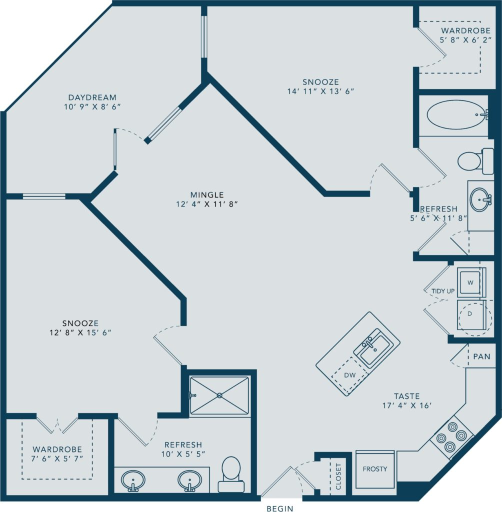
#> input picture floorplans/floorplan1.jpg, 1004 x 1024 px, found by its file name (shown at 1/2 size)
$ python magneticfieldcalc.py   (older library calls are emulated)
#> lines starting #> are read from the running program, lines starting #| are printed output that depends on the picture; long printed decimals are rounded
from tkinter import *
from PIL import ImageTk,Image
import numpy as np
import matplotlib.pyplot as plt
import pandas
import os
import csv
import magpylib as mgpy
from magpylib.source.magnet import Box,Cylinder
from magpylib import Collection, displaySystem

muo = np.pi*4e-7

defaultwidth = 1000
estimatedwidth = 10.31
estimatedlength = 10.6
acceptablemag = 0.1e-6 # microTeslas

def FieldfromCurrentRadius(current, radius):
    b = (muo*current)/(2*np.pi*radius)
    return b

def RadiusfromCurrentAndField(current, b):
    radius = (muo*current)/(2*np.pi*b)
    return radius

def CurrentfromRadiusAndField(radius, field):
    current = (2*np.pi*field*radius)/(muo)
    return current

imagedir = "/Users/niko/Documents/emfvisualizer/floorplans/floorplan1.jpg"
imagepil = Image.open(imagedir)
#> imagepil is the input picture: PIL image 1004x1024 RGB; mean R, G, B 200.7, 209.9, 214.7
heighttowidth = imagepil.height/imagepil.width
#> heighttowidth = 1.02
imagepil = imagepil.resize((defaultwidth, int(defaultwidth*heighttowidth)), Image.ANTIALIAS)
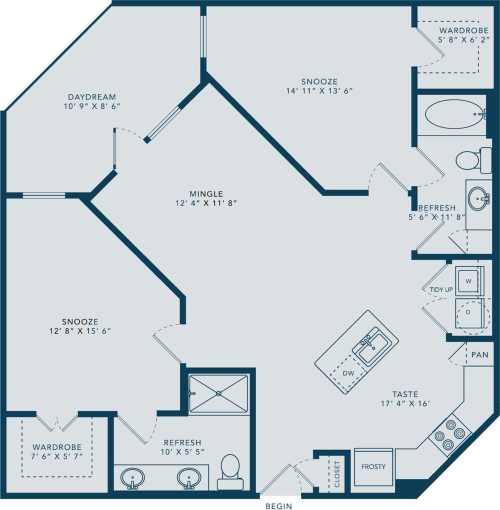
#> imagepil: PIL image 1000x1019 RGB (shown at 1/2 size); mean R, G, B 200.7, 209.8, 214.7
# [5 lines of commented-out code are left out]
imagew = imagepil.width
#> imagew = 1000
imageh = imagepil.height
#> imageh = 1019
pixelspercm = ((imagew/(estimatedwidth*100)) + (imageh/(estimatedlength*100)))/2
#> pixelspercm = 0.966
print('pixelspercm = ' + str(pixelspercm))
#| pixelspercm = 0.9656


#> (the run stopped early here; a loop or call above may not have finished)

$ run again, with floorplans/floorplan2.jpg copied over floorplans/floorplan1.jpg
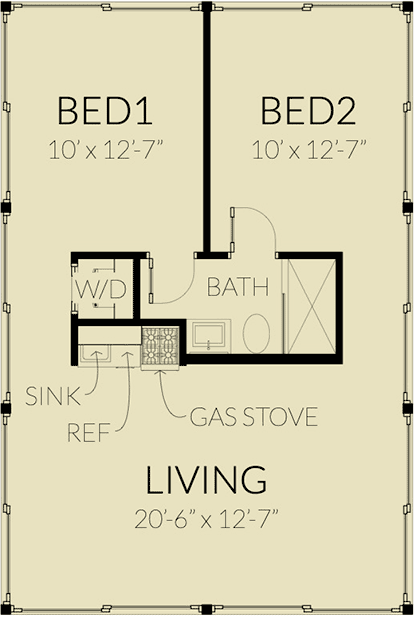
#> input picture floorplans/floorplan2.jpg, 828 x 1234 px, found by its file name (shown at 1/2 size)
#> imagepil is the input picture: PIL image 828x1234 RGBA; mean R, G, B, A 217.8, 212.2, 180.5, 255
#> `imagepil = imagepil.resize((defaultwidth, int(defaultwidth*heighttowid..`:
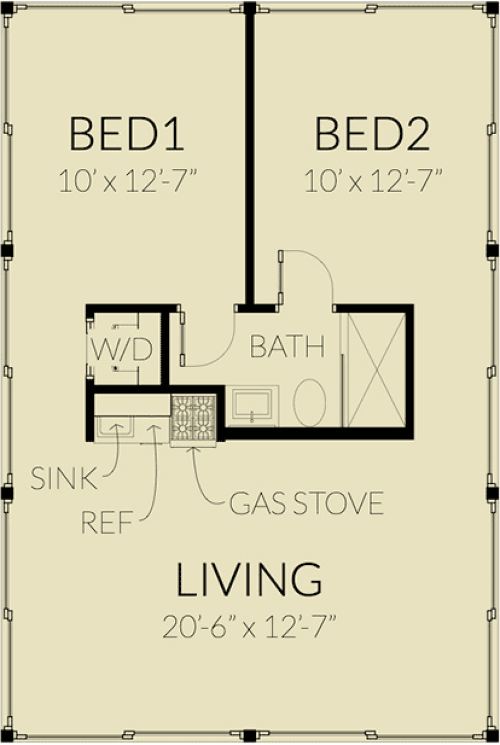
#> imagepil: PIL image 1000x1490 RGBA (shown at 1/2 size); mean R, G, B, A 217.9, 212.3, 180.6, 255
#| pixelspercm = 1.188
